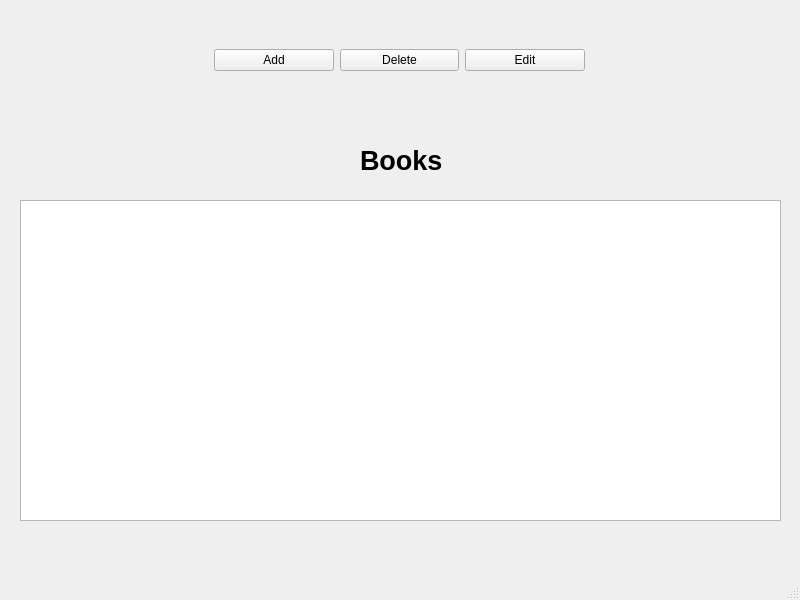
<?xml version="1.0" encoding="UTF-8"?>
<ui version="4.0">
 <class>MainWindow</class>
 <widget class="QMainWindow" name="MainWindow">
  <property name="geometry">
   <rect>
    <x>0</x>
    <y>0</y>
    <width>800</width>
    <height>600</height>
   </rect>
  </property>
  <property name="windowTitle">
   <string>MainWindow</string>
  </property>
  <widget class="QWidget" name="centralwidget">
   <widget class="QTableView" name="tableView">
    <property name="geometry">
     <rect>
      <x>20</x>
      <y>200</y>
      <width>761</width>
      <height>321</height>
     </rect>
    </property>
   </widget>
   <widget class="QWidget" name="horizontalLayoutWidget">
    <property name="geometry">
     <rect>
      <x>214</x>
      <y>30</y>
      <width>371</width>
      <height>61</height>
     </rect>
    </property>
    <layout class="QHBoxLayout" name="horizontalLayout">
     <item>
      <widget class="QPushButton" name="addButton">
       <property name="text">
        <string>Add</string>
       </property>
      </widget>
     </item>
     <item>
      <widget class="QPushButton" name="deleteButton">
       <property name="text">
        <string>Delete</string>
       </property>
      </widget>
     </item>
     <item>
      <widget class="QPushButton" name="editButton">
       <property name="text">
        <string>Edit</string>
       </property>
      </widget>
     </item>
    </layout>
   </widget>
   <widget class="QLabel" name="label">
    <property name="geometry">
     <rect>
      <x>360</x>
      <y>140</y>
      <width>121</width>
      <height>41</height>
     </rect>
    </property>
    <property name="font">
     <font>
      <pointsize>20</pointsize>
      <bold>true</bold>
     </font>
    </property>
    <property name="text">
     <string>Books</string>
    </property>
   </widget>
  </widget>
  <widget class="QMenuBar" name="menubar">
   <property name="geometry">
    <rect>
     <x>0</x>
     <y>0</y>
     <width>800</width>
     <height>26</height>
    </rect>
   </property>
  </widget>
  <widget class="QStatusBar" name="statusbar"/>
 </widget>
 <resources/>
 <connections/>
</ui>
